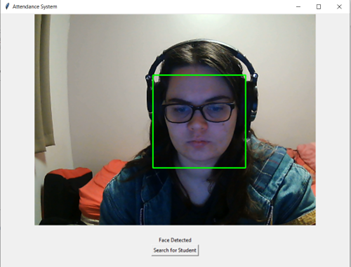
#> input picture A2.png, 351 x 267 px; its folder holds only this picture in this run
$ python -i saveFrame.py   (imports and definitions only)
#> lines starting #> are read from the running program, lines starting #| are printed output that depends on the picture
#> further down, picture is the input picture: shape (267, 351, 3); mean B, G, R 155.2, 158.6, 159.4
# AI - Attendance System - Emily Fletcher 18410839

# Project Title: AiAssignment2
# File Title: saveFrame.py
# File Purpose: Controls the current frames and saving them as PNGS
# Author: Emily Fletcher
# Student Number: 18410839
# Version: 1.0

# Import Statements
import os
import cv2

from cameraFeed import face_cascade


# Saves the current frame as a PNG
def saveFrame(frame):
    # Create a folder if it does not exist.
    folder_name = "temp"
    if not os.path.exists(folder_name):
        os.makedirs(folder_name)

    gray = cv2.cvtColor(frame, cv2.COLOR_BGR2GRAY)
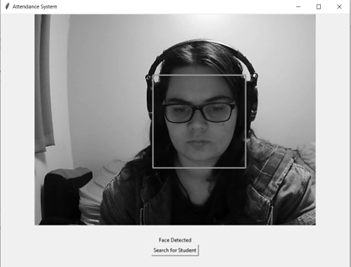
#> gray: shape (267, 351); min 0, max 255, mean 158.4
    faces = face_cascade.detectMultiScale(gray, scaleFactor=1.1, minNeighbors=5, minSize=(30, 30))
#> faces = [[155, 78, 87, 87]]

    if len(faces) > 0:
        (x, y, w, h) = faces[0]
#> x = 155; y = 78; w = 87; h = 87
        cropped_frame = frame[y:y + h, x:x + w]
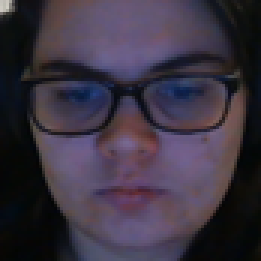
#> cropped_frame: shape (87, 87, 3) (shown 3 times larger); mean B, G, R 66.1, 51.8, 59.8
    else:
        cropped_frame = frame

    # Save the cropped frame as an image in the folder
    file_name = os.path.join(folder_name, "frame.png")
    # Converts the frame to a colour frame for ease of use
    # Originally greyscale to help computer vision
    cv2.imwrite(file_name, cv2.cvtColor(cropped_frame, cv2.COLOR_RGB2BGR))
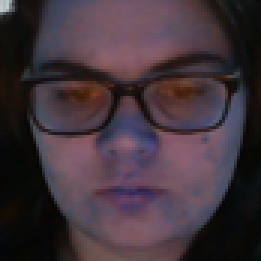
#> saved as frame.png: shape (87, 87, 3) (shown 3 times larger); mean B, G, R 59.8, 51.8, 66.1

    # print("Frame saved successfully!") Test Statements

# Deletes the frames in the folder
# Not currently used
def deleteFrame():
    # Specify the folder to be cleared
    folder_name = "temp"

    # Check if the folder exists
    if os.path.exists(folder_name):
        # Get a list of all files in the folder
        file_list = os.listdir(folder_name)

        # Delete each file in the folder
        for file in file_list:
            file_path = os.path.join(folder_name, file)
            os.remove(file_path)

        print("Folder cleared")
    else:
        print("Folder does not exist.")

>>> import cv2
>>> picture = cv2.imread('A2.png')
>>> result = saveFrame(picture)

$ run again, on A4.png
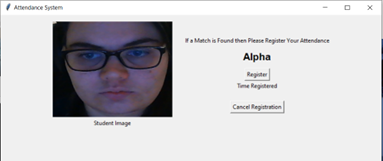
#> input picture A4.png, 383 x 161 px
#> picture is the input picture: shape (161, 383, 3); mean B, G, R 206.2, 203, 204.4
#> in saveFrame, `gray = cv2.cvtColor(frame, cv2.COLOR_BGR2GRAY)`:
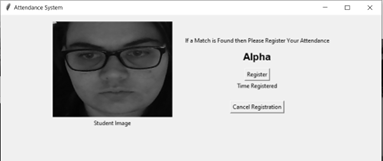
#> gray: shape (161, 383); min 0, max 255, mean 203.8
#> faces = [[70, 29, 87, 87]]
#> x = 70; y = 29; w = 87
#> in saveFrame, `cv2.imwrite(file_name, cv2.cvtColor(cropped_frame, cv2.COLOR_RGB2BGR))`:
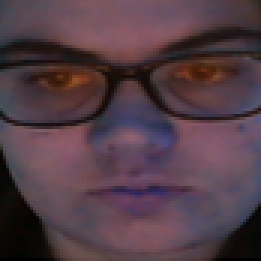
#> saved as frame.png: shape (87, 87, 3) (shown 3 times larger); mean B, G, R 71, 61.4, 83.3

$ run again, on A5.png
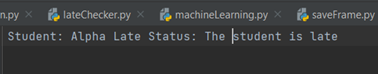
#> input picture A5.png, 378 x 74 px
#> picture is the input picture: shape (74, 378, 3); mean B, G, R 58.7, 58, 56.6
#> faces = ()
#> in saveFrame, `cv2.imwrite(file_name, cv2.cvtColor(cropped_frame, cv2.COLOR_RGB2BGR))`:
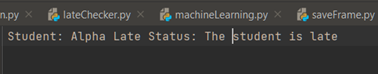
#> saved as frame.png: shape (74, 378, 3); mean B, G, R 56.6, 58, 58.7
